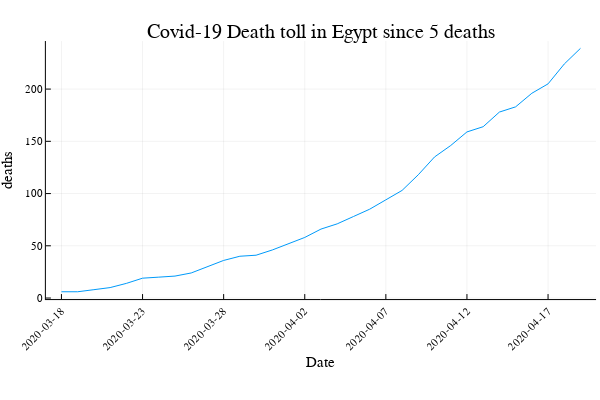

The notebook cell this image was saved under:
### Code cell
plot(1:length(dates),deaths, ylabel="deaths", label="",  xlabel="Date",
    title="Covid-19 Death toll in $country since $death_threshold deaths", 
    legend=:topleft, xrotation=45, 
    xticks=(1:date_density:length(dates),string.(dates[1:date_density:length(dates)])))

### Figure 1 — Plotly figure (JSON) as saved in the notebook; plotly's stock layout.template omitted (floating-point values rounded to 4 significant figures)
{"data": [{"colorbar": {"title": ""}, "legendgroup": "", "line": {"color": "rgba(0, 154, 250, 1.000)", "dash": "solid", "shape": "linear", "width": 1}, "mode": "lines", "name": "", "showlegend": false, "type": "scatter", "x": [1, 2, 3, 4, 5, 6, 7, 8, 9, 10, 11, 12, 13, 14, 15, 16, 17, 18, 19, 20, 21, 22, 23, 24, 25, 26, 27, 28, 29, 30, 31, 32, 33], "xaxis": "x1", "y": [6, 6, 8, 10, 14, 19, 20, 21, 24, 30, 36, 40, 41, 46, 52, 58, 66, 71, 78, 85, 94, 103, 118, 135, 146, 159, 164, 178, 183, 196, 205, 224, 239], "yaxis": "y1", "zmax": null, "zmin": null}], "layout": {"annotations": [{"font": {"color": "rgba(0, 0, 0, 1.000)", "family": "sans-serif", "size": 20}, "rotation": 0, "showarrow": false, "text": "Covid-19 Death toll in Egypt since 5 deaths", "x": 0.535, "xanchor": "center", "xref": "paper", "y": 1, "yanchor": "top", "yref": "paper"}], "height": 400, "legend": {"bgcolor": "rgba(255, 255, 255, 1.000)", "bordercolor": "rgba(0, 0, 0, 1.000)", "font": {"color": "rgba(0, 0, 0, 1.000)", "family": "sans-serif", "size": 11}, "tracegroupgap": 0, "x": 0, "y": 1}, "margin": {"b": 20, "l": 0, "r": 0, "t": 20}, "paper_bgcolor": "rgba(255, 255, 255, 1.000)", "plot_bgcolor": "rgba(255, 255, 255, 1.000)", "showlegend": true, "width": 600, "xaxis": {"anchor": "y1", "domain": [0.07647, 0.9934], "gridcolor": "rgba(0, 0, 0, 0.100)", "gridwidth": 0.5, "linecolor": "rgba(0, 0, 0, 1.000)", "mirror": false, "range": [0.04, 33.96], "showgrid": true, "showline": true, "showticklabels": true, "tickangle": -45, "tickcolor": "rgb(0, 0, 0)", "tickfont": {"color": "rgba(0, 0, 0, 1.000)", "family": "sans-serif", "size": 11}, "tickmode": "array", "ticks": "inside", "ticktext": ["2020-03-18", "2020-03-23", "2020-03-28", "2020-04-02", "2020-04-07", "2020-04-12", "2020-04-17"], "tickvals": [1, 6, 11, 16, 21, 26, 31], "title": "Date", "titlefont": {"color": "rgba(0, 0, 0, 1.000)", "family": "sans-serif", "size": 15}, "type": "-", "visible": true, "zeroline": false, "zerolinecolor": "rgba(0, 0, 0, 1.000)"}, "yaxis": {"anchor": "x1", "domain": [0.2248, 0.9415], "gridcolor": "rgba(0, 0, 0, 0.100)", "gridwidth": 0.5, "linecolor": "rgba(0, 0, 0, 1.000)", "mirror": false, "range": [-0.99, 246.0], "showgrid": true, "showline": true, "showticklabels": true, "tickangle": 0, "tickcolor": "rgb(0, 0, 0)", "tickfont": {"color": "rgba(0, 0, 0, 1.000)", "family": "sans-serif", "size": 11}, "tickmode": "array", "ticks": "inside", "ticktext": ["0", "50", "100", "150", "200"], "tickvals": [0, 50, 100, 150, 200], "title": "deaths", "titlefont": {"color": "rgba(0, 0, 0, 1.000)", "family": "sans-serif", "size": 15}, "type": "-", "visible": true, "zeroline": false, "zerolinecolor": "rgba(0, 0, 0, 1.000)"}}}
